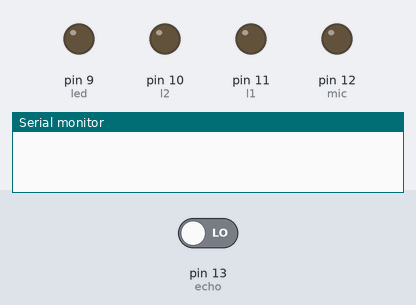
The sketch below on a simulated Arduino Uno, built with avr-gcc and run on an emulated ATmega328P. Shown: output pins drawn as LEDs (lit = HIGH), the last lines printed to the serial monitor. The test bench sets the inputs (shaded band); at power-on: pin 13 (echo) LOW. Pins used as bus, display or sensor lines are not drawn.

Above: at 0.05 s.
At 1.2 s:
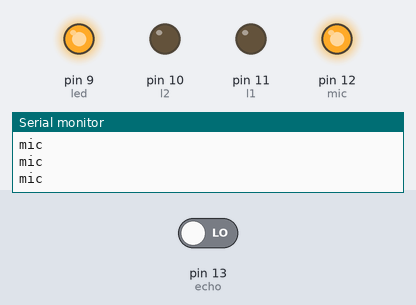
At 2.0 s:
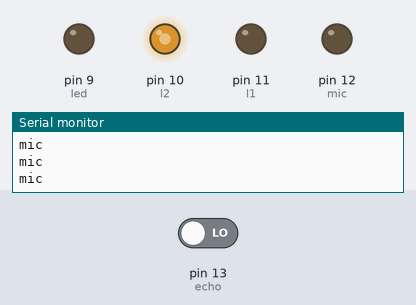
At 2.8 s:
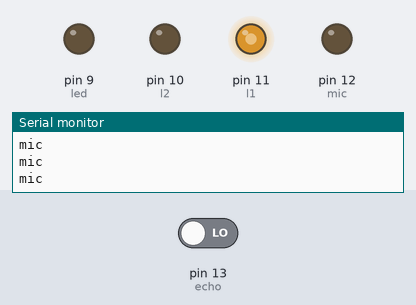
Timing chart, 0 to 6.5 s (numbered marks = the images above):
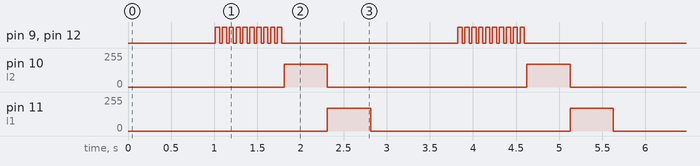

The sketch:

final_code.ino
```cpp
int trig = 7, echo = 13;
long duration;
float distance;

char t;
int r1 = 6, r2 = 5, l1 = 11, l2 = 10, led = 9, mic = 12;

void setup() {
  ///Sonar pins
  pinMode(echo, INPUT);
  pinMode(trig, OUTPUT);
  //Led and MIC
  pinMode(led, OUTPUT);
  pinMode(mic, OUTPUT);

  ///Motor Driver pins
  pinMode(r1, OUTPUT);  //right motors forward
  pinMode(r2, OUTPUT);  //right motors reverse
  pinMode(l1, OUTPUT);  //left motors forward
  pinMode(l2, OUTPUT);  //left motors reverse


  Serial.begin(9600);

}

void loop() {
  digitalWrite(trig, LOW);
  delay(2);
  digitalWrite(trig, HIGH);
  delay(10);
  digitalWrite(trig, LOW);

  duration = pulseIn(echo, HIGH);
  distance = duration * 0.034 / 2;
  Serial.println(distance);

  if (Serial.available()) {
    t = Serial.read();
  }

  if (distance < 30) {
    digitalWrite(r1, LOW);
    digitalWrite(r2, LOW);
    digitalWrite(l1, LOW);
    digitalWrite(l2, LOW);

    for (int i = 0; i < 10; i++) {
      Serial.println("mic");
      digitalWrite(led, HIGH);
      digitalWrite(mic, HIGH);
      delay(50);
      digitalWrite(led, LOW);
      digitalWrite(mic, LOW);
      delay(30);

    }
    //delay(1000);
    digitalWrite(led, LOW);

    analogWrite(r1, 150);
    digitalWrite(r2, LOW);
    digitalWrite(l1, LOW);
    analogWrite(l2, 170);
    delay(500);
    digitalWrite(r1, LOW);
    analogWrite(r2, 150);
    analogWrite(l1, 170);
    digitalWrite(l2, LOW);
    delay(500);
    digitalWrite(r1, LOW);
    digitalWrite(r2, LOW);
    digitalWrite(l1, LOW);
    digitalWrite(l2, LOW);
    t = 'B';
  }
  else {
    if (t == 'F') {          //move forward(all motors rotate in forward direction)
      analogWrite(r1, 150);
      digitalWrite(r2, LOW);
      analogWrite(l1, 180);
      digitalWrite(l2, LOW);
    }

    else if (t == 'B') {    //move reverse (all motors rotate in reverse direction)
      for (int i = 0; i < 10; i++) {
        Serial.println("mic");
        digitalWrite(led, HIGH);
        digitalWrite(mic, HIGH);
        delay(50);
        digitalWrite(led, LOW);
        digitalWrite(mic, LOW);
        delay(30);

      }
      delay(500);
      digitalWrite(r1, LOW);
      analogWrite(r2, 150);
      digitalWrite(l1, LOW);
      analogWrite(l2, 170);
      delay(1000);
      t = 'S';
    }

    else if (t == 'L') {    //turn right (left side motors rotate in forward direction, right side motors rotate in reverse direction for 100ms & stop)
      analogWrite(r1, 150);
      digitalWrite(r2, LOW);
      digitalWrite(l1, LOW);
      analogWrite(l2, 170);
      delay(150);
      t = 'S';
    }

    else if (t == 'R') {    //turn left (right side motors rotate in forward direction, left side motors rotate in reverse direction for 100ms & stop)
      digitalWrite(r1, LOW);
      analogWrite(r2, 150);
      analogWrite(l1, 170);
      digitalWrite(l2, LOW);
      delay(150);
      t = 'S';
    }

    else if (t == 'S') {    //STOP (all motors stop)
      digitalWrite(r1, LOW);
      digitalWrite(r2, LOW);
      digitalWrite(l1, LOW);
      digitalWrite(l2, LOW);
      digitalWrite(led, HIGH);
      delay(2000);
      digitalWrite(led, LOW);
    }
  }
}
```

Measured:
- by itself, pin 9 (led), pin 12 (mic): repeats every 2.8 s: 9 × (LOW 0.03 s, HIGH 0.05 s), LOW 2.0 s, HIGH 0.05 s
- by itself, pin 10 (l2), pin 11 (l1): alternates 170/255 for 0.50 s and 0/255 for 2.3 s
